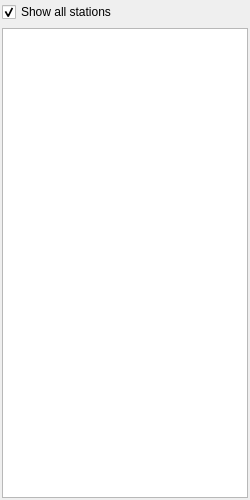
<?xml version="1.0" encoding="UTF-8"?>
<ui version="4.0">
 <class>StationTabWidgetBase</class>
 <widget class="QWidget" name="StationTabWidgetBase">
  <property name="geometry">
   <rect>
    <x>0</x>
    <y>0</y>
    <width>250</width>
    <height>500</height>
   </rect>
  </property>
  <property name="windowTitle">
   <string>Form</string>
  </property>
  <layout class="QVBoxLayout" name="verticalLayout">
   <property name="margin">
    <number>2</number>
   </property>
   <item>
    <widget class="QCheckBox" name="showStationsCheckBox">
     <property name="text">
      <string>Show all stations</string>
     </property>
     <property name="checked">
      <bool>true</bool>
     </property>
    </widget>
   </item>
   <item>
    <widget class="StationTreeView" name="treeView"/>
   </item>
  </layout>
 </widget>
 <customwidgets>
  <customwidget>
   <class>StationTreeView</class>
   <extends>QTreeView</extends>
   <header>StationTreeView.h</header>
  </customwidget>
 </customwidgets>
 <resources/>
 <connections/>
</ui>
